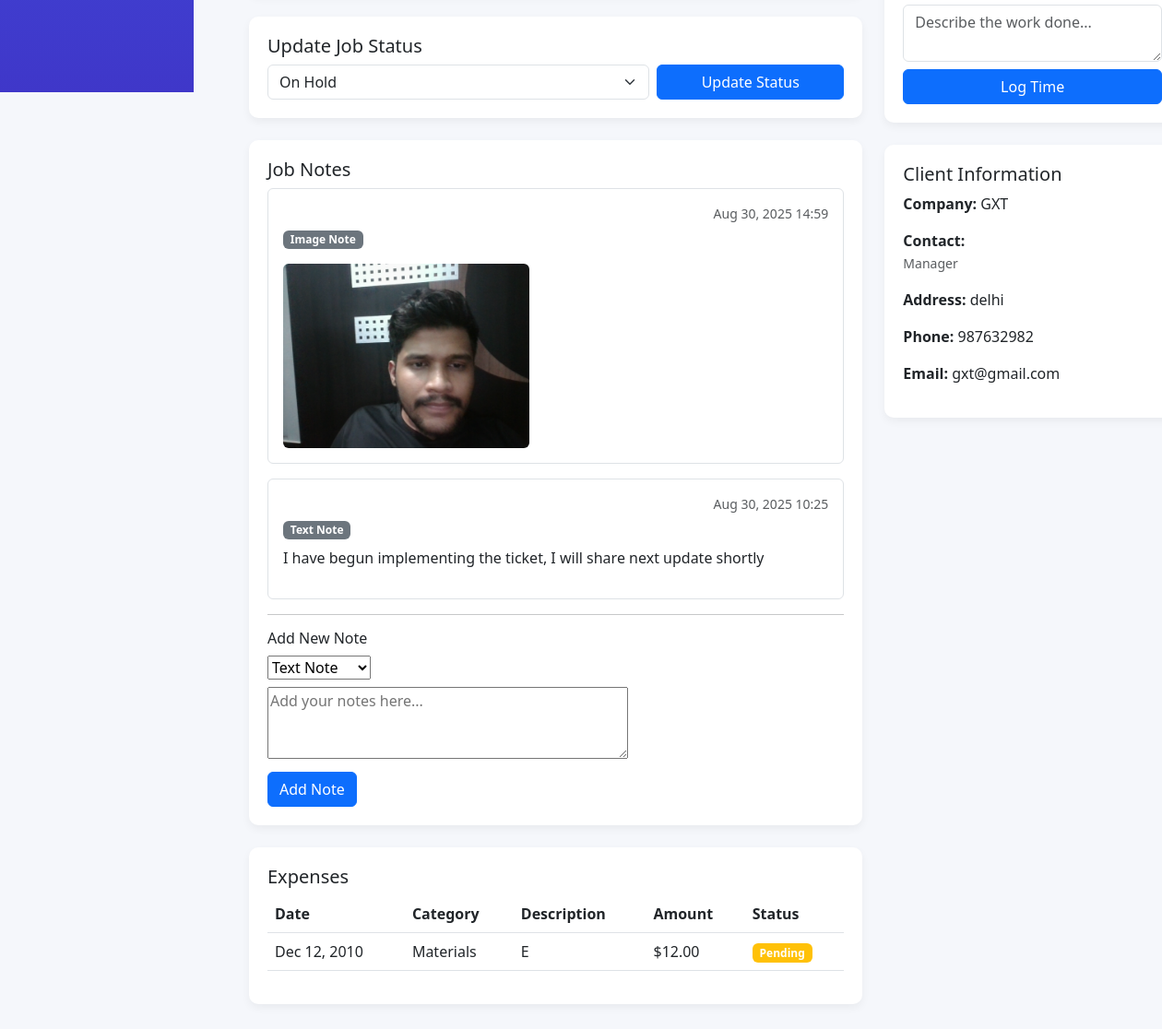
The page /dashboard/engineer/jobs/3/ (signed in, lower part) on the database as committed earlier.
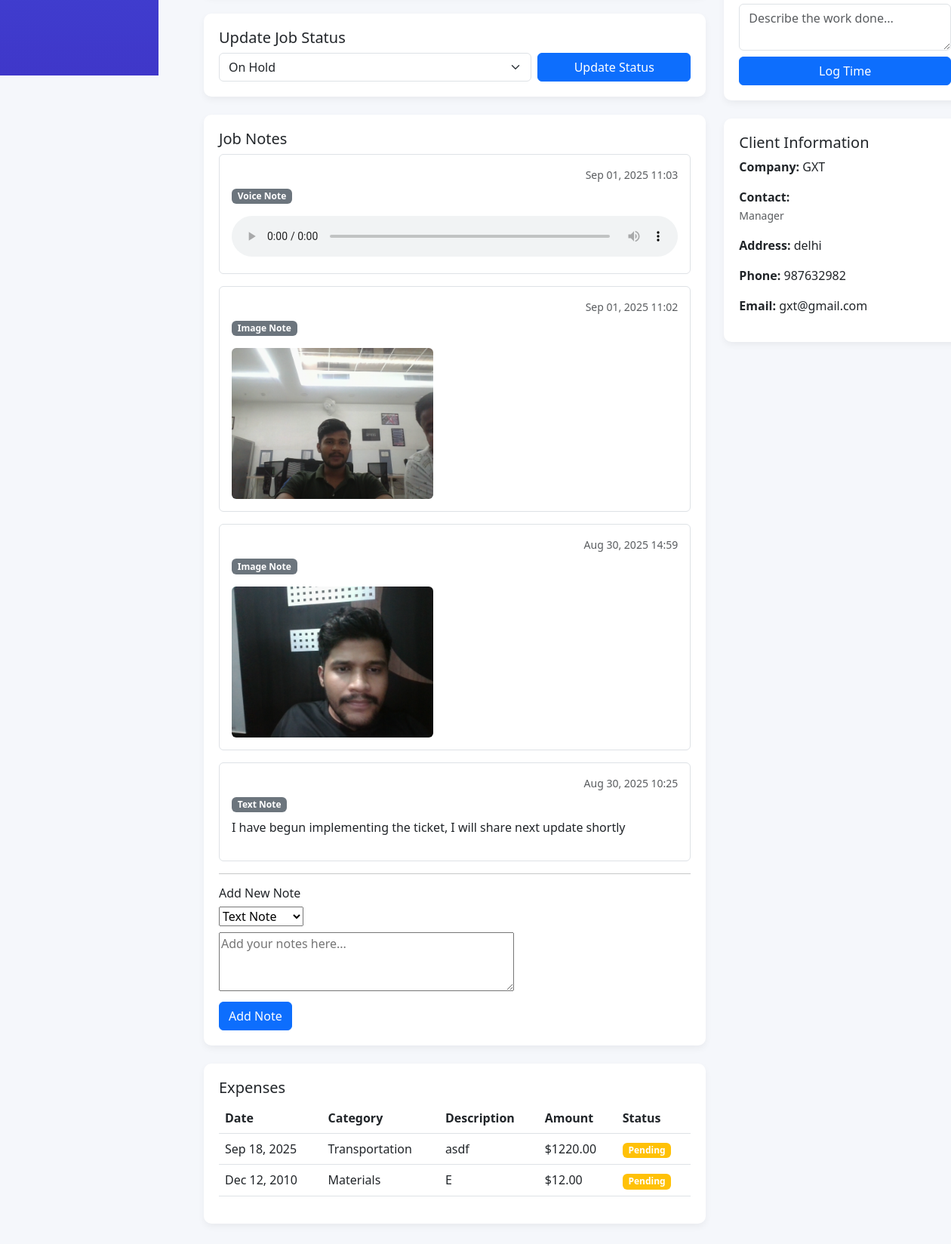
The same page on the database as committed later.
### accounts/models.py (models this page shows, shortened)
class Job(models.Model):
    JOB_STATUS = (
        ('pending', 'Pending'),
        ('assigned', 'Assigned'),
        ('in_progress', 'In Progress'),
        ('completed', 'Completed'),
        ('cancelled', 'Cancelled'),
        ('on_hold', 'On Hold'),
    )
    PRIORITY_LEVEL = (
        ('low', 'Low'),
        ('medium', 'Medium'),
        ('high', 'High'),
        ('urgent', 'Urgent'),
    )
    job_id = models.CharField(max_length=20, unique=True, default=uuid.uuid4)
    title = models.CharField(max_length=200)
    description = models.TextField()
    service_type = models.ForeignKey(ServiceType, on_delete=models.PROTECT)
    client = models.ForeignKey(ClientCompany, on_delete=models.CASCADE)
    client_contact = models.ForeignKey(ClientContact, on_delete=models.SET_NULL, null=True, blank=True)
    assigned_engineer = models.ForeignKey(EngineerProfile, on_delete=models.SET_NULL, null=True, blank=True, related_name='assigned_jobs')
    priority = models.CharField(max_length=10, choices=PRIORITY_LEVEL, default='medium')
    status = models.CharField(max_length=20, choices=JOB_STATUS, default='pending')
    scheduled_date = models.DateTimeField()
    estimated_duration = models.DurationField()  # in minutes
    actual_start_time = models.DateTimeField(null=True, blank=True)
    actual_end_time = models.DateTimeField(null=True, blank=True)
    location = models.TextField()
    latitude = models.DecimalField(max_digits=9, decimal_places=6, null=True, blank=True)
    longitude = models.DecimalField(max_digits=9, decimal_places=6, null=True, blank=True)
    created_by = models.ForeignKey(CustomUser, on_delete=models.SET_NULL, null=True, related_name='created_jobs')
    created_at = models.DateTimeField(auto_now_add=True)
    updated_at = models.DateTimeField(auto_now=True)
    last_updated = models.DateTimeField(auto_now=True)
    updated_by = models.ForeignKey(CustomUser, on_delete=models.SET_NULL, null=True, blank=True, related_name='updated_jobs')

class JobNote(models.Model):
    NOTE_TYPE = (
        ('text', 'Text Note'),
        ('voice', 'Voice Note'),
        ('image', 'Image Note'),
    )
    job = models.ForeignKey(Job, on_delete=models.CASCADE, related_name='notes')
    author = models.ForeignKey(CustomUser, on_delete=models.CASCADE)
    note_type = models.CharField(max_length=20, choices=NOTE_TYPE, default='text')
    content = models.TextField()
    audio_file = models.FileField(upload_to='job_notes/audio/', null=True, blank=True)
    image = models.ImageField(upload_to='job_notes/images/', null=True, blank=True)
    created_at = models.DateTimeField(auto_now_add=True)

class Expense(models.Model):
    EXPENSE_CATEGORIES = (
        ('transport', 'Transportation'),
        ('materials', 'Materials'),
        ('meals', 'Meals'),
        ('accommodation', 'Accommodation'),
        ('tools', 'Tools & Equipment'),
        ('other', 'Other'),
    )
    job = models.ForeignKey(Job, on_delete=models.CASCADE, related_name='expenses')
    engineer = models.ForeignKey(EngineerProfile, on_delete=models.CASCADE)
    category = models.CharField(max_length=20, choices=EXPENSE_CATEGORIES, default='other')
    description = models.TextField()
    amount = models.DecimalField(max_digits=10, decimal_places=2)
    receipt = models.ImageField(upload_to='expense_receipts/', null=True, blank=True)
    date_incurred = models.DateField(default=timezone.now)
    is_approved = models.BooleanField(default=False)
    approved_by = models.ForeignKey(CustomUser, on_delete=models.SET_NULL, null=True, blank=True, related_name='approved_expenses')
    approved_at = models.DateTimeField(null=True, blank=True)
    created_at = models.DateTimeField(auto_now_add=True)

class ClientCompany(models.Model):   # or maybe named Client?
    name = models.CharField(max_length=255)
    contact_email = models.EmailField()
    contact_phone = models.CharField(max_length=20, blank=True, null=True)
    address = models.TextField(blank=True, null=True)
    industry = models.CharField(max_length=100, blank=True, null=True)
    website = models.URLField(blank=True, null=True)
    is_active = models.BooleanField(default=True)

class ClientContact(models.Model):
    company = models.ForeignKey(ClientCompany, on_delete=models.CASCADE, related_name='contacts')
    user = models.OneToOneField(CustomUser, on_delete=models.CASCADE, limit_choices_to={'role': 'client'})
    position = models.CharField(max_length=100)
    is_primary = models.BooleanField(default=False)

### dashboard/views.py (the view)
# urls.py: path('engineer/jobs/<int:job_id>/', views.engineer_job_detail, name='engineer_job_detail'),
@login_required
def engineer_job_detail(request, job_id):
    if request.user.role != 'engineer':
        messages.error(request, 'You do not have permission to access this page.')
        return redirect('dashboard:redirect_dashboard')
    try:
        engineer_profile = EngineerProfile.objects.get(user=request.user)
    except EngineerProfile.DoesNotExist:
        messages.error(request, 'Engineer profile not found.')
        return redirect('dashboard:redirect_dashboard')
    job = get_object_or_404(Job, id=job_id, assigned_engineer=engineer_profile)
    notes = JobNote.objects.filter(job=job).order_by('-created_at')
    time_logs = TimeLog.objects.filter(job=job, engineer=engineer_profile).order_by('-start_time')
    expenses = Expense.objects.filter(job=job, engineer=engineer_profile).order_by('-created_at')
    note_form = JobNoteForm()
    expense_form = ExpenseForm()
    context = {
        'job': job,
        'notes': notes,
        'time_logs': time_logs,
        'expenses': expenses,
        'note_form': note_form,
        'expense_form': expense_form,
    }
    return render(request, 'dashboard/engineer_job_detail.html', context)

### accounts/forms.py
class JobNoteForm(forms.ModelForm):
    class Meta:
        model = JobNote
        fields = ['note_type', 'content']
        widgets = {
            'content': forms.Textarea(attrs={'rows': 3, 'placeholder': 'Add your notes here...'}),
        }

class ExpenseForm(forms.ModelForm):
    receipt = forms.ImageField(
        required=True,
        widget=forms.FileInput(attrs={'accept': 'image/*', 'capture': 'camera'}),
        label="Receipt Photo"
    )
    class Meta:
        model = Expense
        fields = ['category', 'description', 'amount', 'receipt', 'date_incurred']
        widgets = {
            'description': forms.Textarea(attrs={'rows': 2, 'placeholder': 'Describe the expense...'}),
            'amount': forms.NumberInput(attrs={'step': '0.01', 'min': '0', 'placeholder': '0.00'}),
            'date_incurred': forms.DateInput(attrs={'type': 'date'}),
        }
    def __init__(self, *args, **kwargs):
        super().__init__(*args, **kwargs)
        self.fields['amount'].required = True

### dashboard/templates/dashboard/engineer_job_detail.html (shortened to what this page needs)
{% extends '../dashboard/base.html' %}
{% block content %}
<div class="row">
    <div class="col-md-8">
        <div class="dashboard-card mt-4">
            <h5>Update Job Status</h5>
            <form method="POST" action="{% url 'dashboard:update_job_status' job.id %}">
                <div class="row g-2">
                    <div class="col-md-8">
                        <select class="form-select" name="status" required>
                            <option value="on_hold" {% if job.status == 'on_hold' %}selected{% endif %}>On Hold</option>
                        </select>
                    </div>
                    <div class="col-md-4">
                        <button type="submit" class="btn btn-primary w-100">Update Status</button>
                    </div>
                </div>
            </form>
        </div>
        <div class="dashboard-card mt-4">
            <h5>Job Notes</h5>
            {% if notes %}
            <div class="notes-list">
                {% for note in notes %}
                <div class="note-item mb-3 p-3 border rounded">
                    <div class="d-flex justify-content-between align-items-start mb-2">
                        <small class="text-muted">{{ note.created_at|date:"M d, Y H:i" }}</small>
                    </div>
                    <div class="d-flex justify-content-between align-items-center mb-2">
                        <span class="badge bg-secondary">{{ note.get_note_type_display }}</span>
                    </div>
                    <p class="mb-0">{{ note.content|linebreaks }}</p>
                    {% if note.note_type == 'image' and note.image %}
                    <div class="mt-2">
                        <img src="{{ note.image.url }}" class="img-fluid rounded" style="max-height: 200px;">
                    </div>
                    {% endif %}
                    {% if note.note_type == 'voice' and note.audio_file %}
                    <div class="mt-2">
                        <audio controls class="w-100">
                            <source src="{{ note.audio_file.url }}" type="audio/wav">
                        </audio>
                    </div>
                    {% endif %}
                </div>
                {% endfor %}
            </div>
            {% else %}
            <p class="text-muted">No notes yet.</p>
            {% endif %}
            <hr>
            <h6>Add New Note</h6>
            <form method="POST" action="{% url 'dashboard:add_job_note' job.id %}">
                <div class="mb-2">
                    {{ note_form.note_type }}
                </div>
                <div class="mb-2">
                    {{ note_form.content }}
                </div>
                <button type="submit" class="btn btn-primary">Add Note</button>
            </form>
        </div>
        <div class="dashboard-card mt-4">
            <h5>Expenses</h5>
            {% if expenses %}
            <div class="table-responsive">
                <table class="table table-hover">
                    <thead>
                        <tr>
                            <th>Date</th>
                            <th>Category</th>
                            <th>Description</th>
                            <th>Amount</th>
                            <th>Status</th>
                        </tr>
                    </thead>
                    <tbody>
                        {% for expense in expenses %}
                        <tr>
                            <td>{{ expense.date_incurred|date:"M d, Y" }}</td>
                            <td>{{ expense.get_category_display }}</td>
                            <td>{{ expense.description|truncatewords:5 }}</td>
                            <td>${{ expense.amount }}</td>
                            <td>
                                <span class="badge bg-{% if expense.is_approved %}success{% else %}warning{% endif %}">
                                    {% if expense.is_approved %}Approved{% else %}Pending{% endif %}
                                </span>
                            </td>
                        </tr>
                        {% endfor %}
                    </tbody>
                </table>
            </div>
            {% else %}
            <p class="text-muted">No expenses submitted yet.</p>
            {% endif %}
        </div>
    </div>
    <div class="col-md-4">
        <div class="dashboard-card mt-4">
            <form method="POST" action="{% url 'dashboard:log_time' job.id %}">
                <div class="mb-2">
                    <textarea class="form-control" name="description" rows="2" placeholder="Describe the work done..."></textarea>
                </div>
                <button type="submit" class="btn btn-primary w-100">Log Time</button>
            </form>
        </div>
        <div class="dashboard-card mt-4">
            <h5>Client Information</h5>
            <p><strong>Company:</strong> {{ job.client.name }}</p>
            <p><strong>Contact:</strong>
                {% if job.client_contact %}
                    <br><small class="text-muted">{{ job.client_contact.position }}</small>
                {% else %}
                    <span class="text-muted">Not specified</span>
                {% endif %}
            </p>
            <p><strong>Address:</strong> {{ job.client.address }}</p>
            <p><strong>Phone:</strong> {{ job.client.contact_phone }}</p>
            <p><strong>Email:</strong> {{ job.client.contact_email }}</p>
        </div>
    </div>
</div>
{% endblock %}

### dashboard/templates/dashboard/base.html (shortened to what this page needs)
<!DOCTYPE html>
<html lang="en">
<head>
    <link href="https://cdn.jsdelivr.net/npm/bootstrap@5.3.0/dist/css/bootstrap.min.css" rel="stylesheet">
    <link rel="stylesheet" href="https://cdnjs.cloudflare.com/ajax/libs/font-awesome/6.4.0/css/all.min.css">
</head>
<body>
    <div class="container-fluid">
        <div class="row">
            <div class="col-md-2 sidebar d-none d-md-block">
            </div>
            <div class="col-md-10 main-content">
                {% block content %}
                {% endblock %}
            </div>
        </div>
    </div>
</body>
</html>

### dashboard/templates/dashboard/base.html (style rules this page uses)
:root { --primary: #4361ee; --secondary: #3f37c9; --success: #4cc9f0; --info: #4895ef; --warning: #f72585; --danger: #e63946; --light: #f8f9fa; --dark: #212529; }
body { font-family: 'Segoe UI', Tahoma, Geneva, Verdana, sans-serif; background-color: #f5f7fb; }
.sidebar { background: linear-gradient(to bottom, var(--primary), var(--secondary)); color: white; height: 100vh; position: fixed; padding-top: 20px; }
.main-content { margin-left: 250px; padding: 20px; }
.dashboard-card { background: white; border-radius: 10px; box-shadow: 0 4px 10px rgba(0, 0, 0, 0.05); padding: 20px; margin-bottom: 20px; transition: transform 0.3s; }

Rows that differ between the two databases and show on the page:
added JobNote: created_at "Sep 01, 2025 11:03", note_type "Voice Note"
added JobNote: created_at "Sep 01, 2025 11:02", note_type "Image Note", image (picture)
added Expense: date_incurred "Sep 18, 2025", category "Transportation", description "asdf", amount "1220.00", is_approved "Pending"
